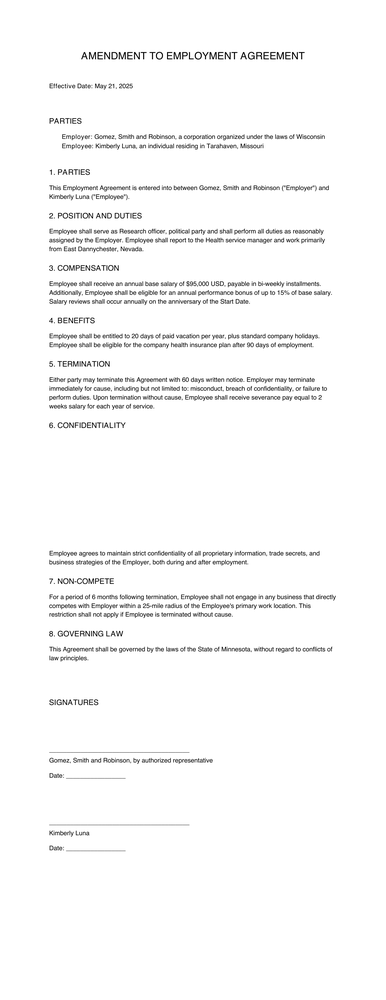
#> input picture python/data/contracts/contract_001/contract_amendment1.png, 386 x 1000 px, shrunk from 1700 x 4400 before the run
$ python -i photographed.py   (imports and definitions only)
#> lines starting #> are read from the running program, lines starting #| are printed output that depends on the picture
#> further down, picture is the input picture: shape (1000, 386, 3); min 0, max 255, mean 248.7
import random
import numpy as np
from PIL import Image, ImageFilter, ImageEnhance

try:
    import cv2
    HAS_CV2 = True
except ImportError:
    HAS_CV2 = False


def apply(image: Image.Image) -> Image.Image:
    """
    Apply photographed document effect (simulating phone camera).

    Effects applied:
    - Perspective transformation (if cv2 available)
    - Uneven lighting/gradient
    - Color temperature shift
    - Slight blur (focus imperfection)
    - Camera noise
    - Shadow on edges
    """
    img = image.copy()

    if HAS_CV2:
        img = _apply_perspective(img)

    img = _apply_lighting_gradient(img)

    img = _apply_color_shift(img)

    img = img.filter(ImageFilter.GaussianBlur(radius=random.uniform(0.3, 0.8)))

    img_array = np.array(img)
    noise_intensity = random.uniform(3, 8)
    noise = np.random.normal(0, noise_intensity, img_array.shape).astype(np.int16)
    img_array = np.clip(img_array.astype(np.int16) + noise, 0, 255).astype(np.uint8)
    img = Image.fromarray(img_array)

    img = _add_shadow(img)

    return img


def _apply_perspective(image: Image.Image) -> Image.Image:
    """Apply slight perspective transformation."""
    if not HAS_CV2:
        return image

    img_array = np.array(image)
    height, width = img_array.shape[:2]
#> height = 1000; width = 386

    skew = random.uniform(0.02, 0.05)

    src_points = np.float32([
        [0, 0],
        [width, 0],
        [width, height],
        [0, height]
    ])

    dst_points = np.float32([
        [width * skew * random.uniform(0, 1), height * skew * random.uniform(0, 1)],
        [width * (1 - skew * random.uniform(0, 1)), height * skew * random.uniform(0, 1)],
        [width * (1 - skew * random.uniform(0, 1)), height * (1 - skew * random.uniform(0, 1))],
        [width * skew * random.uniform(0, 1), height * (1 - skew * random.uniform(0, 1))]
    ])

    matrix = cv2.getPerspectiveTransform(src_points, dst_points)
    transformed = cv2.warpPerspective(
        img_array, matrix, (width, height),
        borderMode=cv2.BORDER_CONSTANT,
        borderValue=(255, 255, 255)
    )
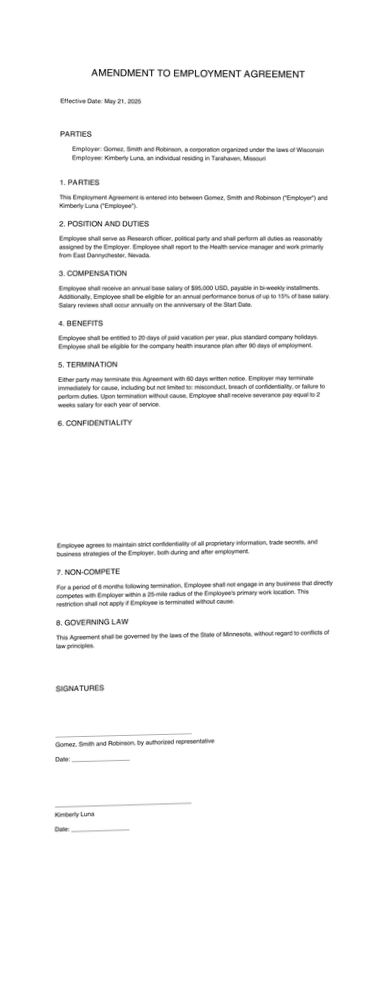
#> transformed: shape (1000, 386, 3); min 7, max 255, mean 249.2

    return Image.fromarray(transformed)


def _apply_lighting_gradient(image: Image.Image) -> Image.Image:
    """Apply uneven lighting to simulate ambient light."""
    img_array = np.array(image).astype(np.float32)
    height, width = img_array.shape[:2]
#> height = 1000; width = 386

    gradient_type = random.choice(["corner", "side"])

    y, x = np.mgrid[0:height, 0:width]

    if gradient_type == "corner":
        corner = random.choice([(0, 0), (0, width), (height, 0), (height, width)])
#> corner = (0, 386)
        dist = np.sqrt((y - corner[0])**2 + (x - corner[1])**2)
        max_dist = np.sqrt(height**2 + width**2)
#> max_dist = 1071.9
        gradient = 1 - (dist / max_dist) * random.uniform(0.1, 0.2)
    else:
        side = random.choice(["left", "right", "top", "bottom"])
        if side == "left":
            gradient = 1 - (1 - x / width) * random.uniform(0.1, 0.2)
        elif side == "right":
            gradient = 1 - (x / width) * random.uniform(0.1, 0.2)
        elif side == "top":
            gradient = 1 - (1 - y / height) * random.uniform(0.1, 0.2)
        else:
            gradient = 1 - (y / height) * random.uniform(0.1, 0.2)

    gradient = gradient[:, :, np.newaxis]
    img_array = img_array * gradient
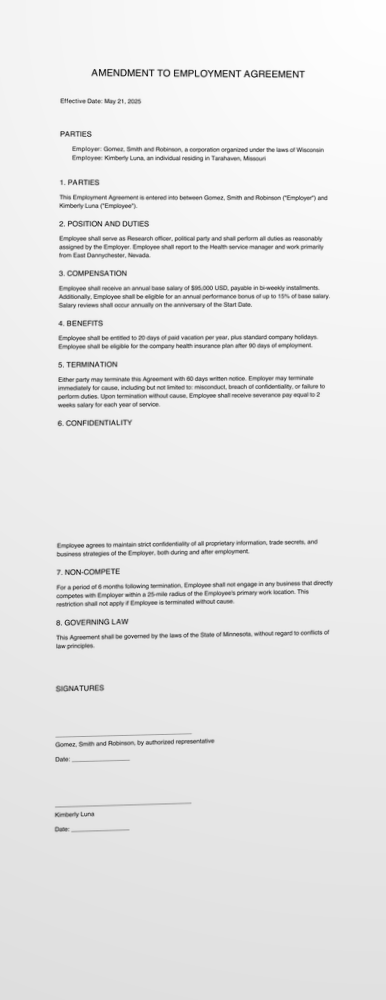
#> img_array: shape (1000, 386, 3) float64; min 6.85, max 255, mean 232.4
    img_array = np.clip(img_array, 0, 255).astype(np.uint8)

    return Image.fromarray(img_array)


def _apply_color_shift(image: Image.Image) -> Image.Image:
    """Apply slight color temperature shift."""
    img_array = np.array(image).astype(np.float32)

    warm = random.random() > 0.5
    shift_amount = random.uniform(5, 15)

    if warm:
        img_array[:, :, 0] = np.clip(img_array[:, :, 0] + shift_amount, 0, 255)
        img_array[:, :, 2] = np.clip(img_array[:, :, 2] - shift_amount * 0.5, 0, 255)
    else:
        img_array[:, :, 0] = np.clip(img_array[:, :, 0] - shift_amount * 0.5, 0, 255)
        img_array[:, :, 2] = np.clip(img_array[:, :, 2] + shift_amount, 0, 255)

    return Image.fromarray(img_array.astype(np.uint8))


def _add_shadow(image: Image.Image) -> Image.Image:
    """Add shadow on one or two edges."""
    img_array = np.array(image).astype(np.float32)
    height, width = img_array.shape[:2]
#> height = 1000; width = 386

    shadow_width = int(min(width, height) * random.uniform(0.05, 0.1))
#> shadow_width = 38
    edges = random.sample(["left", "right", "top", "bottom"], k=random.randint(1, 2))

    for edge in edges:
        for i in range(shadow_width):
            darkness = 0.3 * (1 - i / shadow_width)

            if edge == "left":
                img_array[:, i] *= (1 - darkness)
            elif edge == "right":
                img_array[:, -(i+1)] *= (1 - darkness)
            elif edge == "top":
                img_array[i, :] *= (1 - darkness)
            elif edge == "bottom":
                img_array[-(i+1), :] *= (1 - darkness)
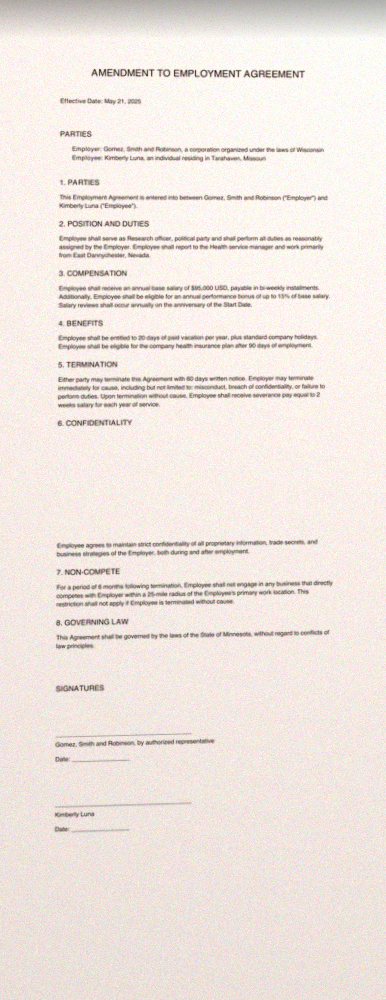
#> img_array: shape (1000, 386, 3) float32; mean R, G, B 239.8, 230.3, 224.5

    return Image.fromarray(np.clip(img_array, 0, 255).astype(np.uint8))

>>> import cv2
>>> picture = cv2.imread('../../data/contracts/contract_001/contract_amendment1.png')
>>> result = apply(picture)

$ run again, on python/data/contracts/contract_001/contract_original.png
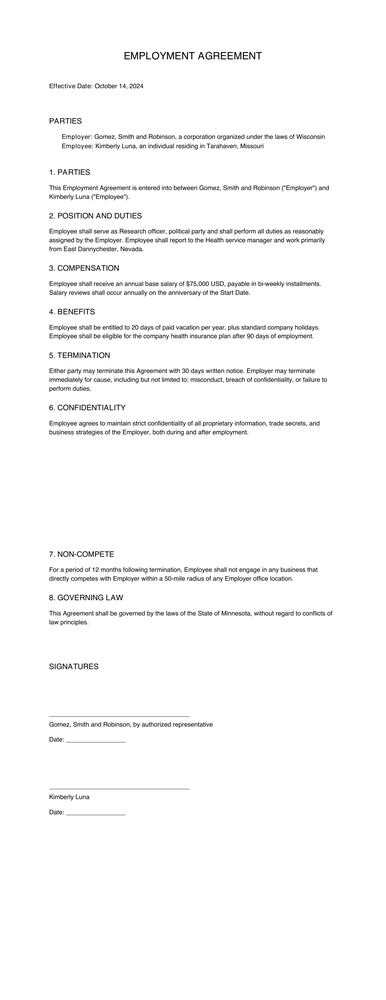
#> input picture python/data/contracts/contract_001/contract_original.png, 386 x 1000 px, shrunk from 1700 x 4400 before the run
#> picture is the input picture: shape (1000, 386, 3); min 0, max 255, mean 249.6
#> in _apply_perspective, `transformed = cv2.warpPerspective( img_array, matrix, (width, height),..`:
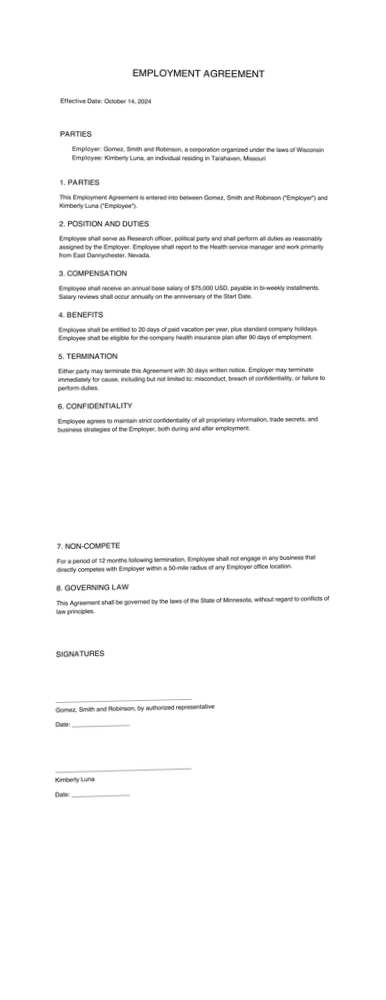
#> transformed: shape (1000, 386, 3); min 24, max 255, mean 250
#> after the loop in _add_shadow, `for edge in edges:`:
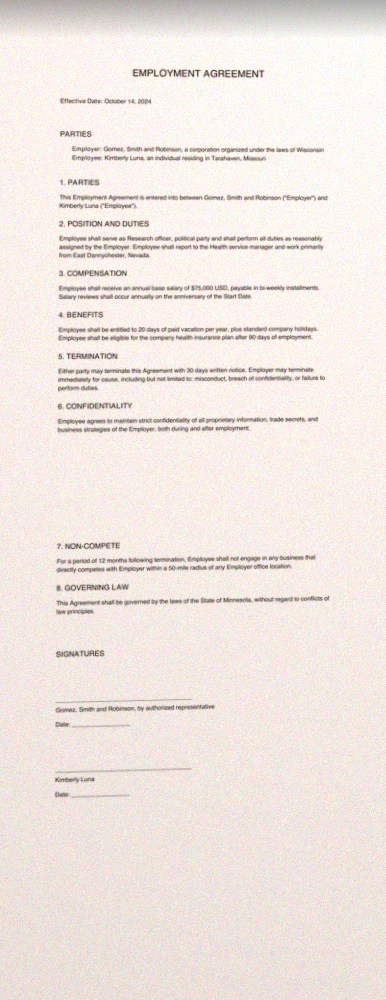
#> img_array: shape (1000, 386, 3) float32; mean R, G, B 240.5, 231.1, 225.2
